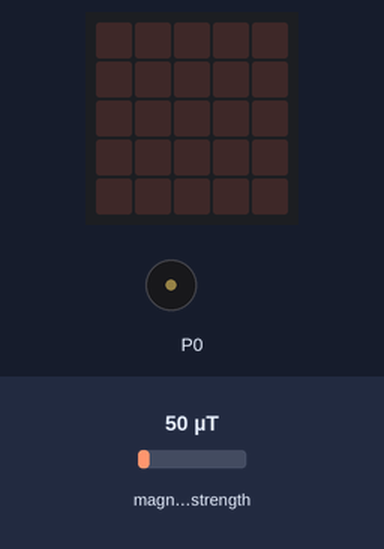
Recording of a program running on a simulated BBC micro:bit (MakeCode). Shown: the board's 5×5 LED display, buzzer (waves = sounding). The test bench sets the inputs (shaded band); at power-on: magnetic field strength 50 µT.

Above: at 1.2 s.
1.3 s: magnetic field strength set to 141 µT
2.8 s: magnetic field strength set to 156 µT
At 3.2 s:
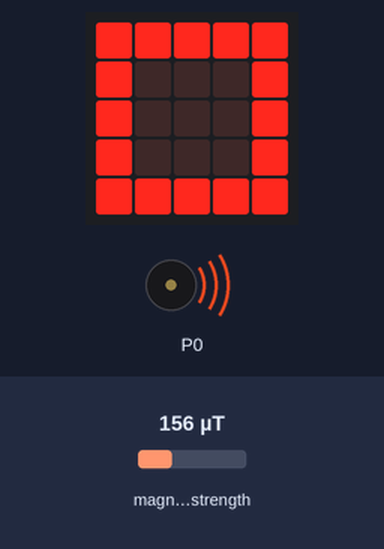
5.8 s: magnetic field strength set to 10 µT
At 7.0 s:
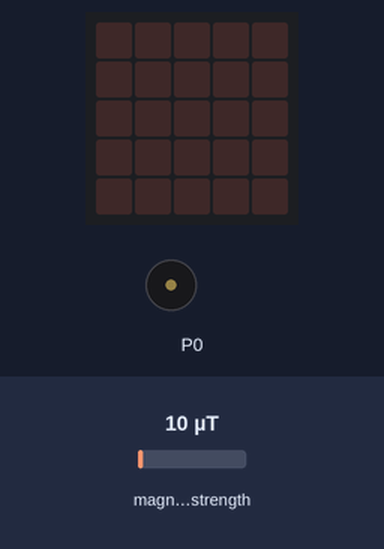
7.9 s: magnetic field strength set to 250 µT
At 9.0 s:
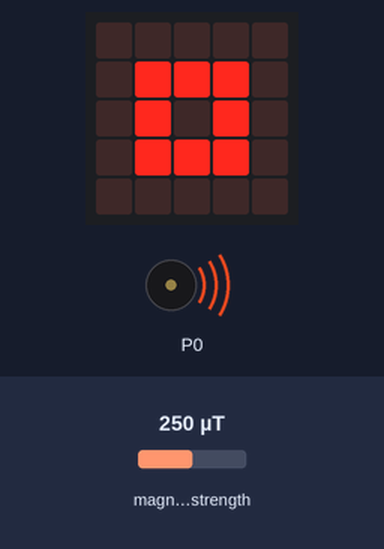
10.9 s: magnetic field strength set to 125 µT
At 12.2 s:
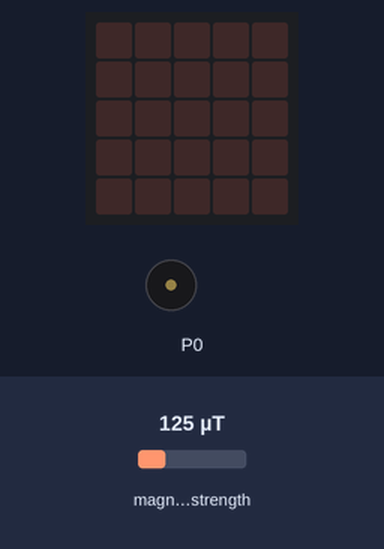
Timing chart, 0 to 13.9 s (numbered marks = the images above; inputs shaded):
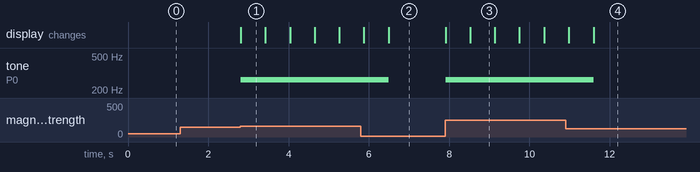

The program:

main.ts
```typescript
basic.forever(function () {
    radio.setGroup(255)
    if (input.magneticForce(Dimension.Strength) > 150) {
        music.ringTone(262)
        basic.showIcon(IconNames.Square)
        basic.pause(10)
        basic.showIcon(IconNames.SmallSquare)
    } else if (input.magneticForce(Dimension.Strength) < 150) {
        basic.clearScreen()
        music.stopAllSounds()
    }
})
```

test.ts
```typescript
// aquí va el archivo "tests"; esto no se compilará cuando este paquete se utilice como una extensión.
```

Measured:
- the behaviour switches between 150 and 151 µT on magnetic field strength (found by bisection; images 0 and 1)
- after the input at 1.3 s, every drawn part: stays the same
- after the input at 2.8 s, tone on P0: silent → 262 Hz at once; the display: changes at once (image 1)
- after the input at 5.8 s, tone on P0: 262 Hz → silent after 0.70 s; the display: first differs from a run without the input after 0.70 s (image 2)
- after the input at 7.9 s, tone on P0: silent → 262 Hz at once; the display: first changes at once (image 3 shows a later state)
- after the input at 10.9 s, tone on P0: 262 Hz → silent after 0.70 s; the display: first differs from a run without the input after 0.70 s (image 4)
- what the display in image 1 shows lasts 0.6 s, from 2.8 s to 3.4 s
